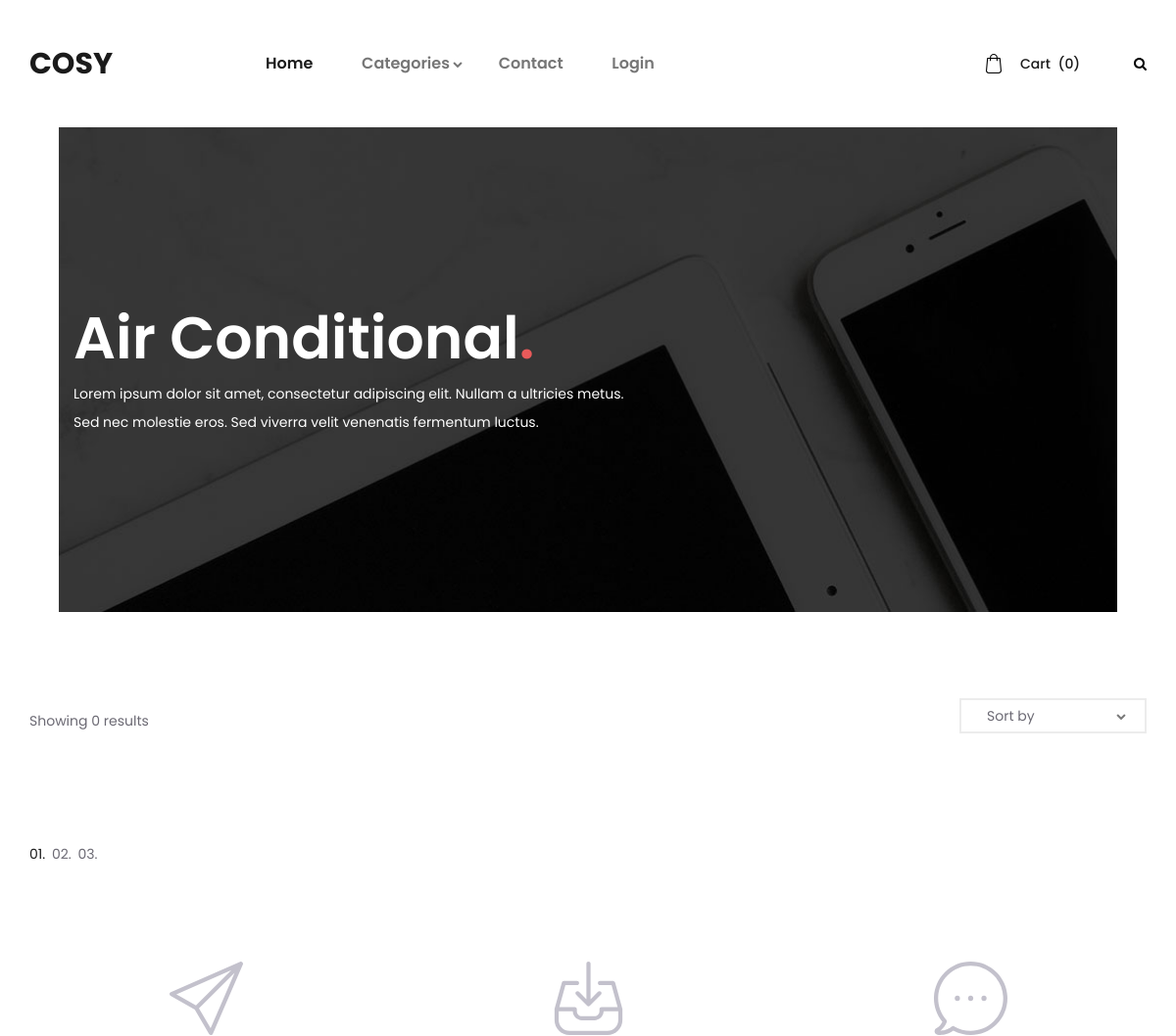
The page /categories.php?id=1 (upper part) on the database as committed earlier.
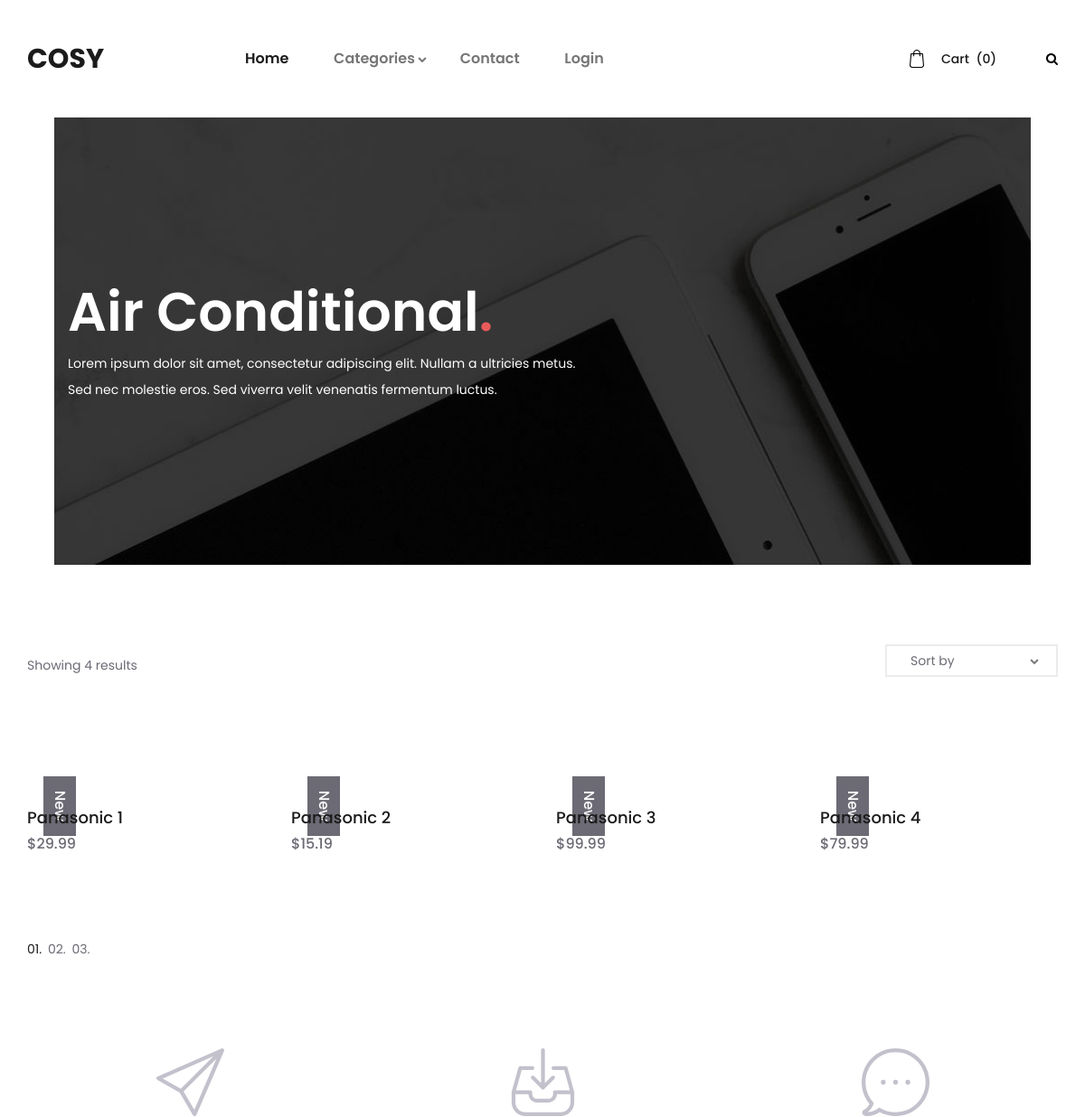
The same page on the database as committed later.
### tables this page shows
CREATE TABLE `products` (
  `product_id` int(11) NOT NULL,
  `product_title` varchar(255) NOT NULL,
  `cat_id` int(11) NOT NULL,
  `product_price` float NOT NULL,
  `product_quantity` int(11) NOT NULL,
  `product_description` text NOT NULL,
  `product_image` varchar(255) NOT NULL,
  `product_word` text NOT NULL
);

### resources/functions.php (the view, shortened to what this page needs)
<?php
    function query($sql){
        global $connection;
        return mysqli_query($connection,$sql);
    }
    function escape_string($string){
        global $connection;
        return mysqli_real_escape_string($connection,$string);
    }
    function fetch_array($result){
        return mysqli_fetch_array($result);
    }
    function get_products_in_cat_page(){
        $query = query("SELECT * FROM products WHERE cat_id = ". escape_string($_GET['id']) . "");
        while( $row = fetch_array($query)){
			$product = <<<DELIMETER
			<div class="product">
				<div class="product_image"><a href="product.php?id={$row['product_id']}&cat_id={$row['cat_id']}"><img src="{$row['product_image']}" alt=""></a></div>
					<div class="product_extra product_new"><a href="product.php?id={$row['product_id']}">New</a></div>
						<div class="product_content">
							<div class="product_title"><a href="product.php?id={$row['product_id']}">{$row['product_title']}</a></div>
							<div class="product_price">&#36;{$row['product_price']}</div>
						</div>
			</div>
			DELIMETER;
        echo $product;
        }
	}
    function show_total_product(){
        $query = query("SELECT COUNT(product_id) FROM products WHERE cat_id = ". escape_string($_GET['id']) . "");
        while( $row = fetch_array($query)){
			$total = <<<DELIMETER
			<div class="results">Showing <span>{$row['COUNT(product_id)']}</span> results</div>
			DELIMETER;
						echo $total;
					}
				}
?>

### resources/templates/front/header.php (shortened to what this page needs)
<header class="header">
		<div class="header_container">
			<div class="container">
				<div class="row">
					<div class="col">
						<div class="header_content d-flex flex-row align-items-center justify-content-start">
							<div class="logo"><a href="index.php">COSY </a></div>
							<nav class="main_nav">
								<ul>
									<li class=" active">
										<a href="index.php">Home</a>
									</li>
									<li class="hassubs">
										<a href="#">Categories</a>
									</li>
									<li><a href="contact.php">Contact</a></li>
									<li><a href="login.php">Login</a></li>
								</ul>
							</nav>
							<div class="header_extra ml-auto">
								<div class="shopping_cart">
									<a href="cart.php">
										<div>Cart <span>(0)</span></div>
									</a>
								</div>
								<div class="search">
									<div class="search_icon">
									</div>
								</div>
							</div>
						</div>
					</div>
				</div>
			</div>
		</div>
		<div class="search_panel trans_300">
			<div class="container">
				<div class="row">
					<div class="col">
						<div class="search_panel_content d-flex flex-row align-items-center justify-content-end">
							<form action="#">
							</form>
						</div>
					</div>
				</div>
			</div>
		</div>
	</header>

### public/categories.php (shortened to what this page needs)
<?php include(TEMPLATE_FRONT . DS . "header.php"); ?>
<!DOCTYPE html>
<html lang="en">
<head>
<link rel="stylesheet" type="text/css" href="styles/bootstrap4/bootstrap.min.css">
<link href="plugins/font-awesome-4.7.0/css/font-awesome.min.css" rel="stylesheet" type="text/css">
<link rel="stylesheet" type="text/css" href="plugins/OwlCarousel2-2.2.1/owl.carousel.css">
<link rel="stylesheet" type="text/css" href="plugins/OwlCarousel2-2.2.1/owl.theme.default.css">
<link rel="stylesheet" type="text/css" href="plugins/OwlCarousel2-2.2.1/animate.css">
<link rel="stylesheet" type="text/css" href="styles/categories.css">
<link rel="stylesheet" type="text/css" href="styles/categories_responsive.css">
</head>
<body>
<div class="super_container">
	<div class="home">
		<div class="home_container">
			<div class="home_background" style="background-image:url(images/categories.jpg)"></div>
			<div class="home_content_container">
				<div class="container">
					<div class="row">
						<div class="col">
							<div class="home_content">
								<div class="home_title">Air Conditional<span>.</span></div>
								<div class="home_text"><p>Lorem ipsum dolor sit amet, consectetur adipiscing elit. Nullam a ultricies metus. Sed nec molestie eros. Sed viverra velit venenatis fermentum luctus.</p></div>
							</div>
						</div>
					</div>
				</div>
			</div>
		</div>
	</div>
	<div class="products">
		<div class="container">
			<div class="row">
				<div class="col">
					<div class="sorting_bar d-flex flex-md-row flex-column align-items-md-center justify-content-md-start">
						<?php show_total_product() ?>
						<div class="sorting_container ml-md-auto">
							<div class="sorting">
								<ul class="item_sorting">
									<li>
										<span class="sorting_text">Sort by</span>
										<i class="fa fa-chevron-down" aria-hidden="true"></i>
									</li>
								</ul>
							</div>
						</div>
					</div>
				</div>
			</div>
			<div class="row">
				<div class="col">
					<div class="product_grid">
						<?php get_products_in_cat_page(); ?>
					</div>
					<div class="product_pagination">
						<ul>
							<li class="active"><a href="#">01.</a></li>
							<li><a href="#">02.</a></li>
							<li><a href="#">03.</a></li>
						</ul>
					</div>
				</div>
			</div>
		</div>
	</div>
	<div class="icon_boxes">
		<div class="container">
			<div class="row icon_box_row">
				<div class="col-lg-4 icon_box_col">
					<div class="icon_box">
						<div class="icon_box_image"><img src="images/icon_1.svg" alt=""></div>
					</div>
				</div>
				<div class="col-lg-4 icon_box_col">
					<div class="icon_box">
						<div class="icon_box_image"><img src="images/icon_2.svg" alt=""></div>
					</div>
				</div>
				<div class="col-lg-4 icon_box_col">
					<div class="icon_box">
						<div class="icon_box_image"><img src="images/icon_3.svg" alt=""></div>
					</div>
				</div>
			</div>
		</div>
	</div>
</div>
</body>
</html>

Rows that differ between the two databases and show on the page:
now on this page (row edited): products: product_title "Panasonic 1", product_price "29.99"
now on this page (row edited): products: product_title "Panasonic 2", product_price "15.19"
now on this page (row edited): products: product_title "Panasonic 3", product_price "99.99"
now on this page (row edited): products: product_title "Panasonic 4", product_price "79.99"
Other text that changed with them:
new list line: "Showing 4 results"
list line gone: "Showing 0 results"
